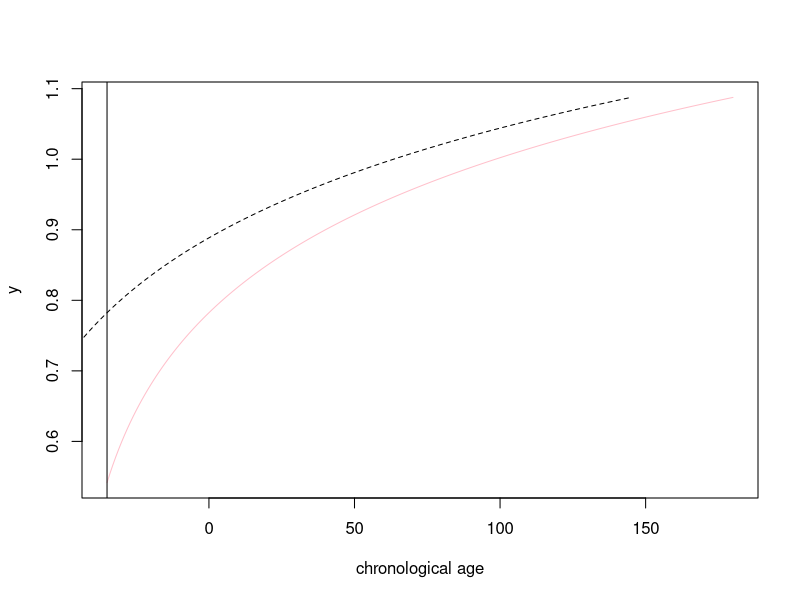

R code for this plot:
x = -35:180
y = 0.2*log(x+50)

# corrected age: 
plot(y~c(x-35),type='l',lty=2,xlim=c(-35,180),xlab='chronological age')
lines(y~x,type='l',col='pink')
abline(v=-35)
